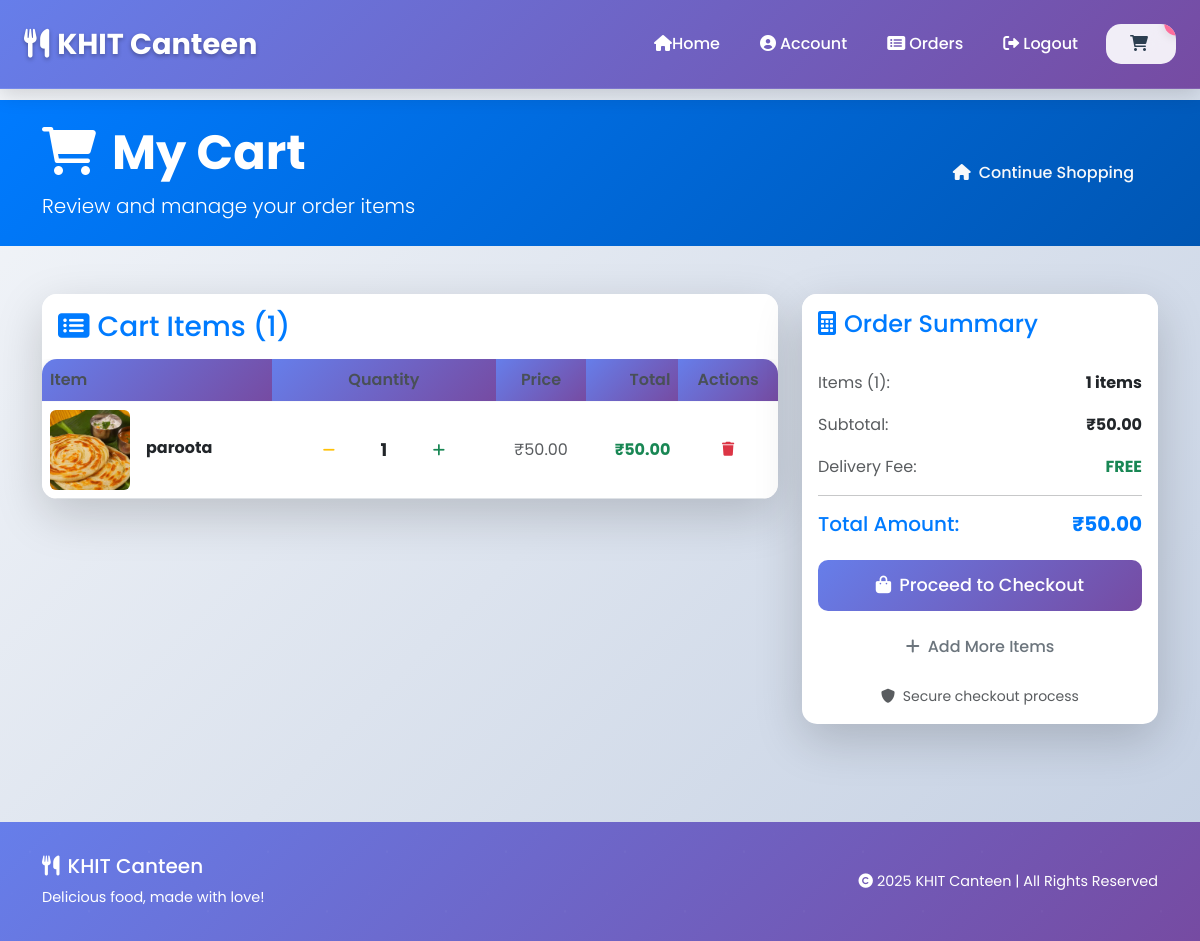
Page /cart/ (signed in) on the earlier database version.
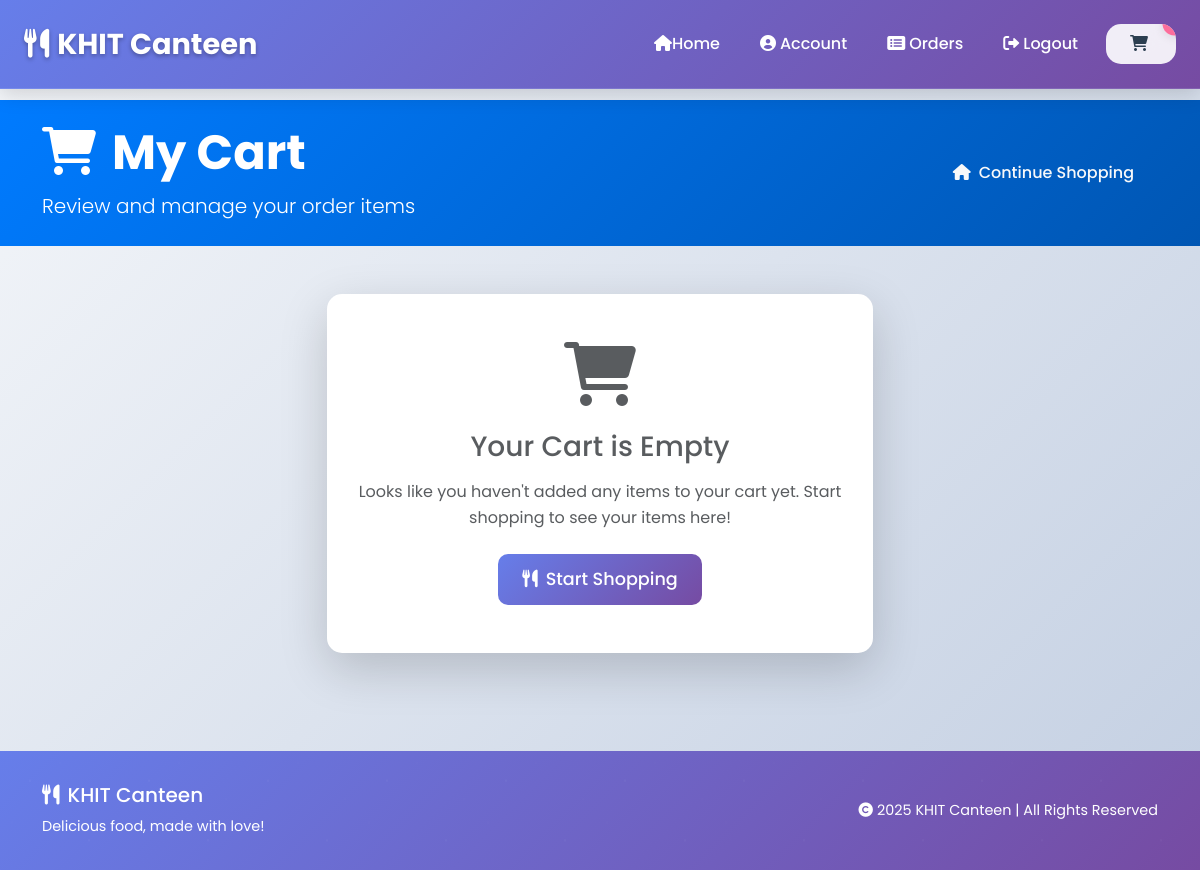
Same page on the later database version.
### home/models.py (models this page shows, shortened)
class BaseModel(models.Model):#abstract base class for common fields // models	A module  //Model	A class inside that module
    uid = models.UUIDField(primary_key=True, default=uuid.uuid4, editable=False)
    created_at = models.DateTimeField(auto_now_add=True)#automatically sets the field to now when the object is created.
    updated_at = models.DateTimeField(auto_now=True)
    class Meta:  #not created as a table ,fields are inherited by other models
        abstract = True

class Cart(BaseModel):
    user=models.ForeignKey(User,null=True,blank=True,on_delete=models.SET_NULL,related_name='carts')
    is_paid=models.BooleanField(default=False)# means the user has not checked out.
    status = models.CharField(
        max_length=20,
        choices=[('pending', 'Pending'),('accepted', 'Accepted'),('completed', 'Completed')],
        default='pending'
    )
    payment_method = models.CharField(
        max_length=20,
        choices=[('cod', 'Cash on Delivery'), ('online', 'Online Payment')],
        null=True,
        blank=True
    )
    def get_cart_total(self):
        try:
            return sum(item.get_total_price() for item in self.cart_items.all())
        except:
            return 0

class CartItem(BaseModel):
    cart=models.ForeignKey(Cart,on_delete=models.CASCADE,related_name='cart_items')
    food_items=models.ForeignKey(Item,on_delete=models.CASCADE)#Represents an item inside a specific cart.
    quantity = models.PositiveIntegerField(default=1, validators=[MinValueValidator(1)])
    def get_total_price(self):
        try:
            return self.food_items.price * self.quantity
        except:
            return 0

class Item(BaseModel):
    category=models.ForeignKey(ItemCategory,on_delete=models.CASCADE,related_name='items')
    item_name = models.CharField(max_length=100)
    price=models.DecimalField(max_digits=10, decimal_places=2, validators=[MinValueValidator(0.01)])
    images=models.ImageField(upload_to='items')
    is_available = models.BooleanField(default=True)

### home/views.py (the view)
# urls.py: path('cart/', cart, name='cart'),
@login_required(login_url='/login/')
def cart(request):
    try:
        cart, created = Cart.objects.get_or_create(user=request.user, is_paid=False)
        return render(request, 'cart.html', {'cart': cart})
    except Exception as e:
        logger.error(f"Cart view error: {e}")
        messages.error(request, "Error loading cart.")
        return redirect('home')

### home/context_processors.py (called while the page is built)
def cart_count(request):
    if request.user.is_authenticated:
        try:
            cart = Cart.objects.filter(user=request.user, is_paid=False).first()
            if cart:
                count = cart.cart_items.aggregate(total=Sum('quantity'))['total'] or 0
                return {'cart_count': count}
            return {'cart_count': 0}
        except:
            return {'cart_count': 0}
    return {'cart_count': 0}

### home/templates/cart.html (shortened to what the changed rows need)
{% extends "base.html" %}
{%load static%}
{% block start %}
<div class="container-fluid bg-primary text-white py-4">
    <div class="container">
        <div class="row align-items-center">
            <div class="col-md-8">
                <h1 class="display-5 fw-bold mb-2">
                    <i class="fas fa-shopping-cart me-3"></i>My Cart
                </h1>
            </div>
        </div>
    </div>
</div>
<div class="container my-5">
    {% if cart and cart.cart_items.all %}
        <div class="row">
            <div class="col-lg-8">
                <div class="card shadow-lg border-0 mb-4">
                    <div class="card-header bg-white border-0 py-3">
                        <h3 class="card-title mb-0 text-primary">
                            <i class="fas fa-list-alt me-2"></i>Cart Items ({{ cart.cart_items.count }})
                        </h3>
                    </div>
                    <div class="card-body p-0">
                        <div class="table-responsive">
                            <table class="table table-hover mb-0">
                                <thead class="table-light">
                                    <tr>
                                        <th class="border-0">Item</th>
                                        <th class="border-0 text-center">Quantity</th>
                                        <th class="border-0 text-center">Price</th>
                                        <th class="border-0 text-end">Total</th>
                                        <th class="border-0 text-center">Actions</th>
                                    </tr>
                                </thead>
                                <tbody>
                                    {% for item in cart.cart_items.all %}
                                    <tr class="cart-item-row">
                                        <td>
                                            <div class="d-flex align-items-center">
                                                <div class="me-3">
                                                    <img src="{{ item.food_items.images.url }}"
                                                         class="rounded"
                                                         style="height:80px;width:80px;object-fit:cover;"
                                                         onerror="this.onerror=null;this.src='/static/default-image.jpg';">
                                                </div>
                                                <div>
                                                    <h6 class="mb-1 fw-bold">{{ item.food_items.item_name }}</h6>
                                                </div>
                                            </div>
                                        </td>
                                        <td class="text-center">
                                            <div class="quantity-controls">
                                                <button class="btn btn-outline-warning btn-sm quantity-btn"
                                                        onclick="updateQuantity('{{ item.uid }}', 'decrease', event)">
                                                    <i class="fas fa-minus"></i>
                                                </button>
                                                <span class="quantity-display mx-3 fw-bold">{{ item.quantity }}</span>
                                                <button class="btn btn-outline-success btn-sm quantity-btn"
                                                        onclick="updateQuantity('{{ item.food_items.uid }}', 'increase', event)">
                                                    <i class="fas fa-plus"></i>
                                                </button>
                                            </div>
                                        </td>
                                        <td class="text-center">
                                            <span class="text-muted">₹{{ item.food_items.price }}</span>
                                        </td>
                                        <td class="text-end">
                                            <span class="fw-bold text-success">₹{{ item.get_total_price }}</span>
                                        </td>
                                        <td class="text-center">
                                            <button class="btn btn-outline-danger btn-sm"
                                                    onclick="removeItem('{{ item.uid }}')">
                                                <i class="fas fa-trash"></i>
                                            </button>
                                        </td>
                                    </tr>
                                    {% endfor %}
                                </tbody>
                            </table>
                        </div>
                    </div>
                </div>
            </div>
            <div class="col-lg-4">
                <div class="card shadow-lg border-0">
                    <div class="card-header bg-white border-0 py-3">
                        <h4 class="card-title mb-0 text-primary">
                            <i class="fas fa-calculator me-2"></i>Order Summary
                        </h4>
                    </div>
                    <div class="card-body">
                        <div class="d-flex justify-content-between align-items-center mb-3">
                            <span class="text-muted">Items ({{ cart.cart_items.count }}):</span>
                            <span class="fw-bold">{{ cart.cart_items.count }} items</span>
                        </div>
                        <div class="d-flex justify-content-between align-items-center mb-3">
                            <span class="text-muted">Subtotal:</span>
                            <span class="fw-bold">₹{{ cart.get_cart_total|floatformat:2 }}</span>
                        </div>
                        <div class="d-flex justify-content-between align-items-center mb-3">
                            <span class="text-muted">Delivery Fee:</span>
                            <span class="text-success fw-bold">FREE</span>
                        </div>
                        <hr class="my-3">
                        <div class="d-flex justify-content-between align-items-center mb-4">
                            <h5 class="mb-0 text-primary">Total Amount:</h5>
                            <h5 class="mb-0 text-primary fw-bold">₹{{ cart.get_cart_total|floatformat:2 }}</h5>
                        </div>
                        <div class="d-grid gap-3">
                            <a href="{% url 'confirm_order' %}" class="btn btn-primary btn-lg">
                                <i class="fas fa-shopping-bag me-2"></i>Proceed to Checkout
                            </a>
                            <a href="{% url 'home' %}" class="btn btn-outline-secondary">
                                <i class="fas fa-plus me-2"></i>Add More Items
                            </a>
                        </div>
                        <div class="text-center mt-3">
                            <small class="text-muted">
                                <i class="fas fa-shield-alt me-1"></i>
                                Secure checkout process
                            </small>
                        </div>
                    </div>
                </div>
            </div>
        </div>
    {% else %}
        <div class="row justify-content-center">
            <div class="col-lg-6">
                <div class="card shadow-lg border-0">
                    <div class="card-body text-center py-5">
                        <div class="mb-4">
                            <i class="fas fa-shopping-cart fa-4x text-muted"></i>
                        </div>
                        <h3 class="text-muted mb-3">Your Cart is Empty</h3>
                        <p class="text-muted mb-4">Looks like you haven't added any items to your cart yet. Start shopping to see your items here!</p>
                        <a href="{% url 'home' %}" class="btn btn-primary btn-lg">
                            <i class="fas fa-utensils me-2"></i>Start Shopping
                        </a>
                    </div>
                </div>
            </div>
        </div>
    {% endif %}
</div>
{% endblock %}

Differences in the rows shown:
removed Cart: cart_items.count "1", get_cart_total "50.00"
removed CartItem: food_items.images (picture), food_items.item_name "paroota", quantity "1", food_items.price "50.00", get_total_price "50.00"
Other differences:
text no longer shown: "Cart Items ( ) Item Quantity Price Total Actions Order Summary Items ( ): items Subtotal: ₹ Delivery Fee: FREE Total Amount: ₹ Proceed to Checkout Add More Items Secure checkout process"
text now shown: "Your Cart is Empty Looks like you haven't added any items to your cart yet. Start shopping to see your items here! Start Shopping"
